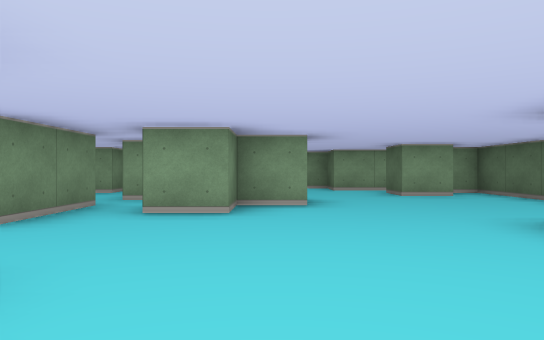
View 1 (above)

24 first-person views from a walk through a cub3D maze. The camera is about half as high as the walls, looks level and sees 70° across. The floor is counted in squares. Each view is taken from the middle of a square. On the plan, view 1 faces up. The plan holds only what a view shows up to about 9 squares ahead; the rest is blank.

View 2
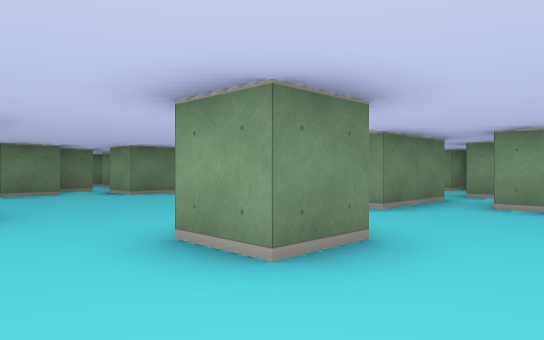

View 3
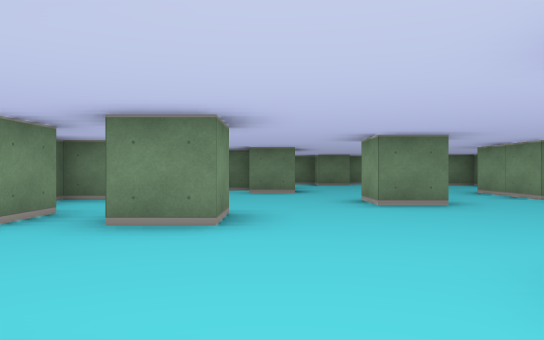

View 4
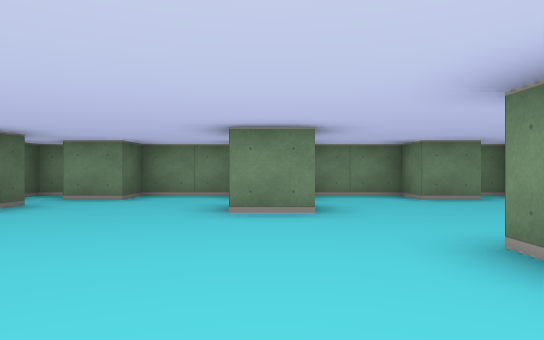

View 5
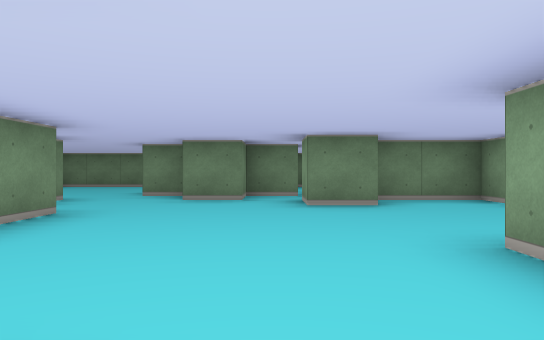

View 6
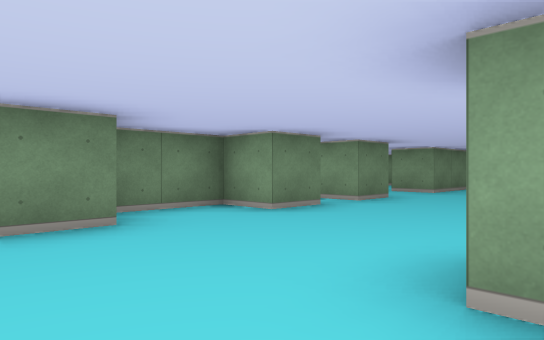

View 7
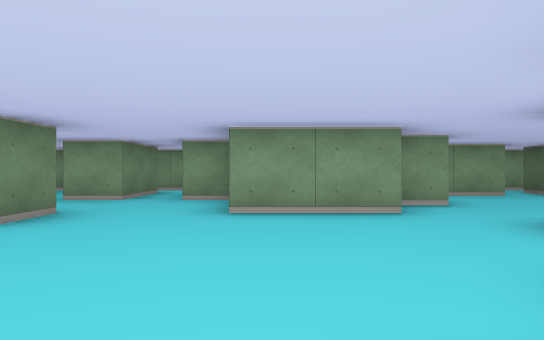

View 8
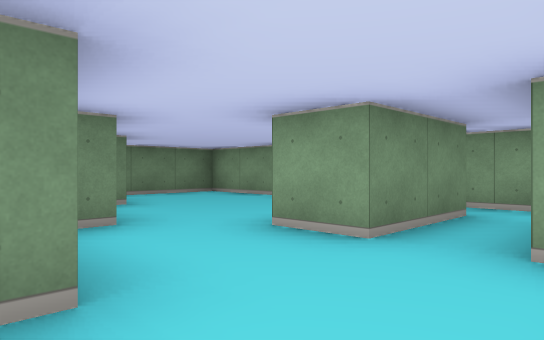

View 9
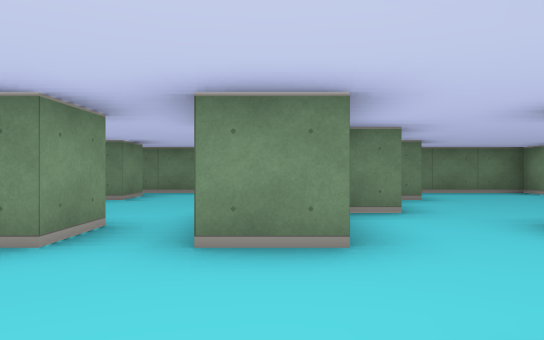

View 10
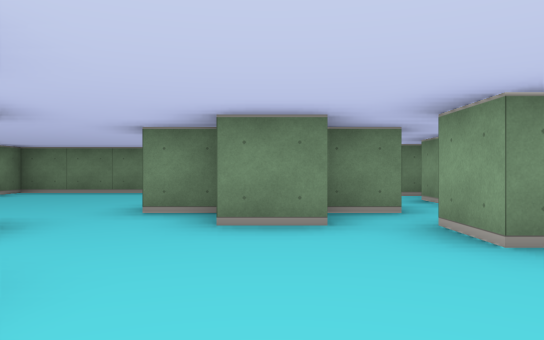

View 11
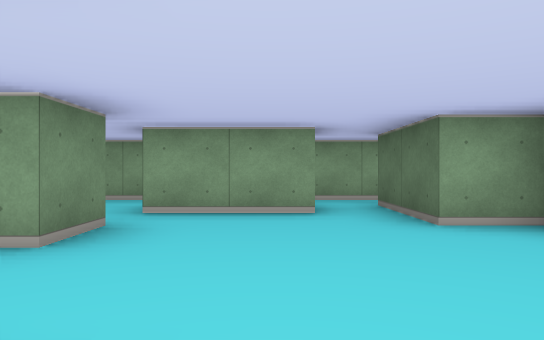

View 12
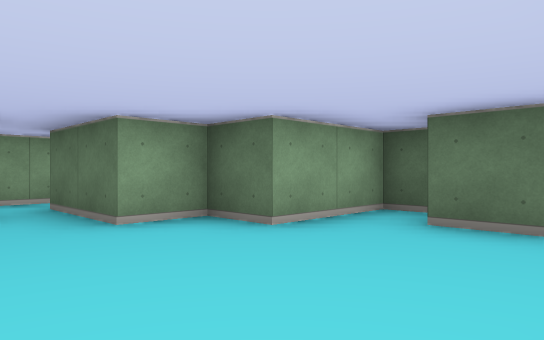

View 13
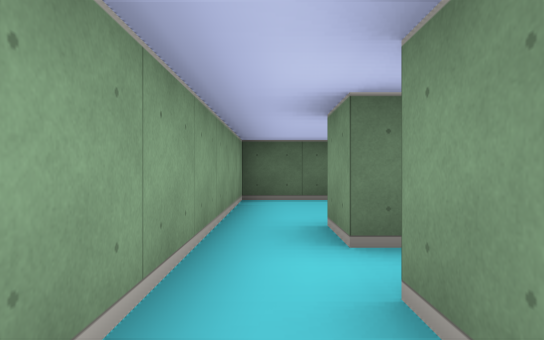

View 14
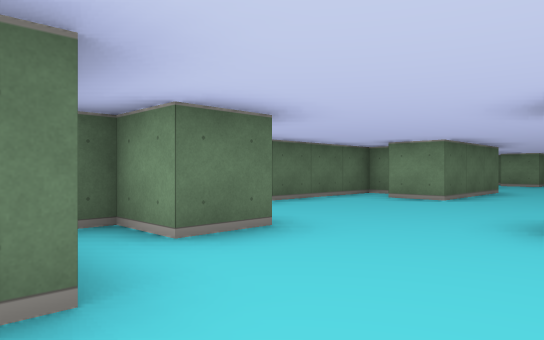

View 15
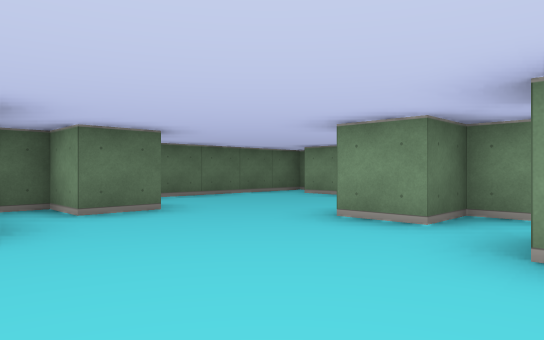

View 16
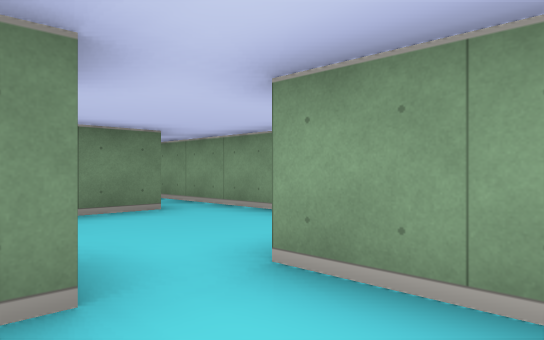

View 17
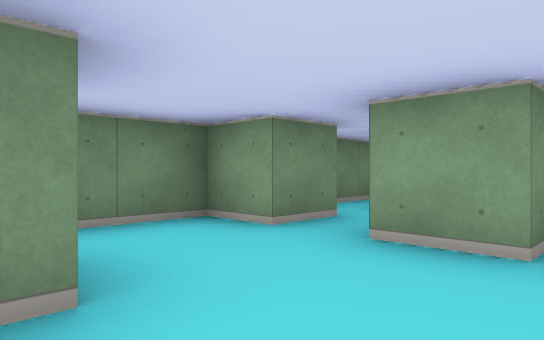

View 18
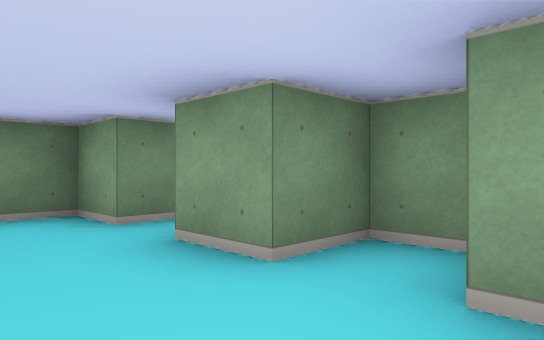

View 19
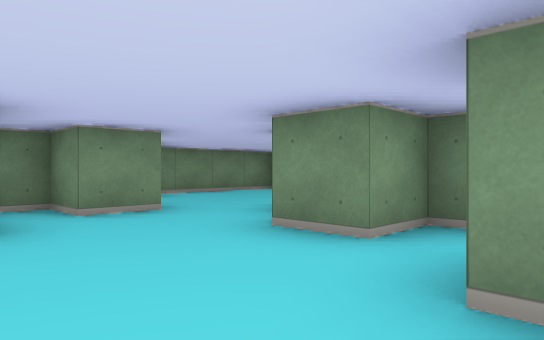

View 20
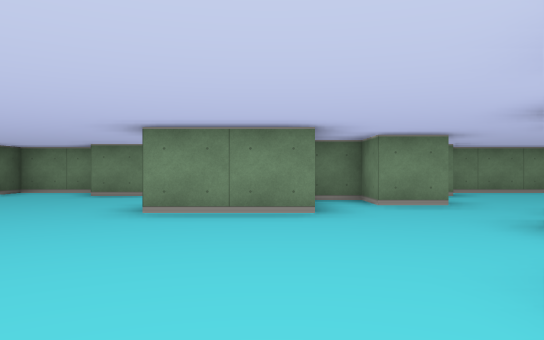

View 21
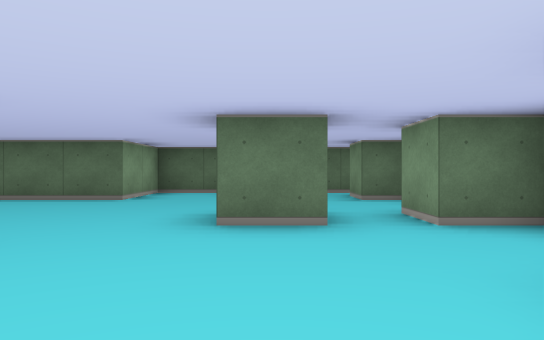

View 22
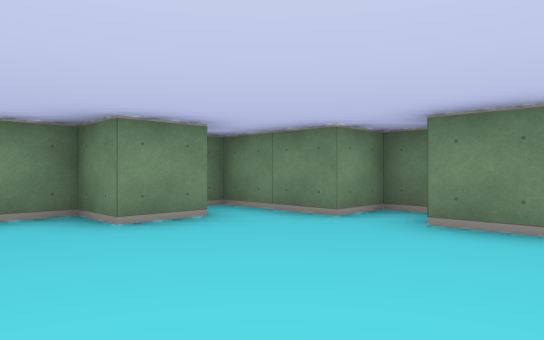

View 23
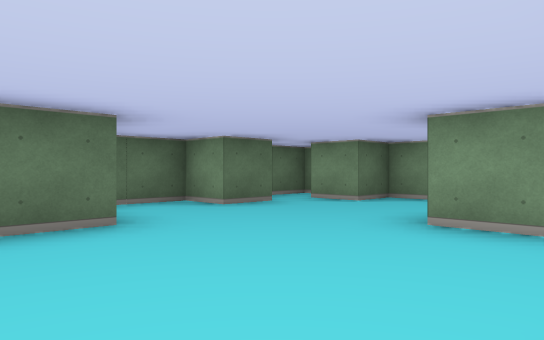

View 24
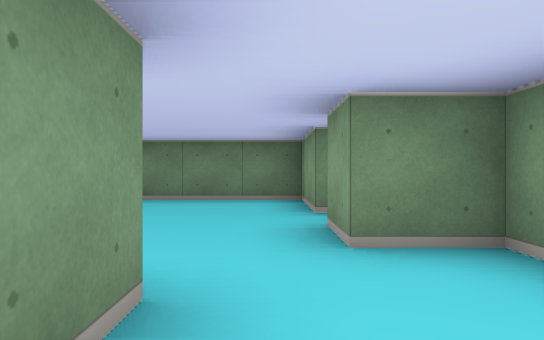

### Floor plan
Key: @ floor where view 1 was taken; # wall or solid block; . floor.
Columns run from 14 left of view 1 to 5 right of it. Each row starts with its distance up from view 1.
 14 ###   ##############
 13 #...  .............#
 12 #.... #.#...##.#...#
 11 #.....#.#......#
 10 #.#.....   #... ##
  9 #.###....###.....###
  8 ##.####..........###
  7 #...........#......#
  6 #.....#.......#....#
  5 #.#..##....#.##....#
  4 #### #....##.......#
  3   ...##..........#.#
  2     #............###
  1     ##......#....###
  0 ###.##........@....#
 -1 #.......##.........#
 -2 #.....#.#.....#...##
 -3 #.....####.........#
 -4 #....##  #.#..#..#.#
 -5 ######   ###########

Positions as (right, up) in squares from view 1, and headings:
1: (0, 0), facing up
2: (0, -1), facing up-left
3: (4, -1), facing left
4: (0, 3), facing down
5: (-2, 2), facing left
6: (-4, 2), facing up-left
7: (-5, 4), facing up
8: (-6, 8), facing up-left
9: (-5, 8), facing left
10: (-5, 1), facing left
11: (-1, 7), facing up
12: (-1, 7), facing up-right
13: (-2, 13), facing right
14: (0, 10), facing down-right
15: (-2, 10), facing down-right
16: (-1, 10), facing up-left
17: (-10, 5), facing up-left
18: (-9, 6), facing up-left
19: (-6, 3), facing down-left
20: (-6, 4), facing down
21: (-4, -2), facing right
22: (-1, 0), facing down-left
23: (-1, 2), facing down-right
24: (-7, -1), facing left
